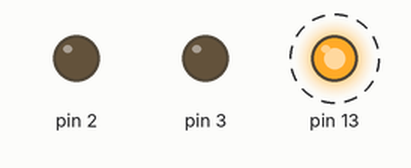
The sketch below on a simulated Arduino Uno, built with avr-gcc and run on an emulated ATmega328P. Parts: output pins drawn as LEDs (lit = HIGH). Dashed ring = blinking.

Above: at 0.1 s.
At 38.1 s:
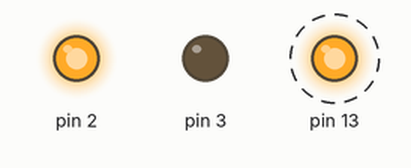
Timing chart, 0 to 40.0 s (numbered marks = the images above):
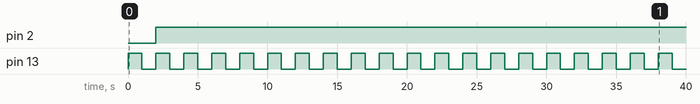

The sketch:

Arduino_1_____.ino
```cpp
void setup() {
  // put your setup code here, to run once:
  pinMode(13,OUTPUT);
  pinMode(2,OUTPUT);
  pinMode(3,OUTPUT);
}

void loop() {
  // put your main code here, to run repeatedly:
  digitalWrite(13,1);
  delay(1000);
  digitalWrite(13,0);
  delay(1000);
  digitalWrite(2,1);
  digitalWrite(3,0);
 }
```

Measured:
- by itself, pin 2: LOW → HIGH at 2.0 s
- by itself, pin 13: alternates HIGH for 1.0 s and LOW for 1.0 s
